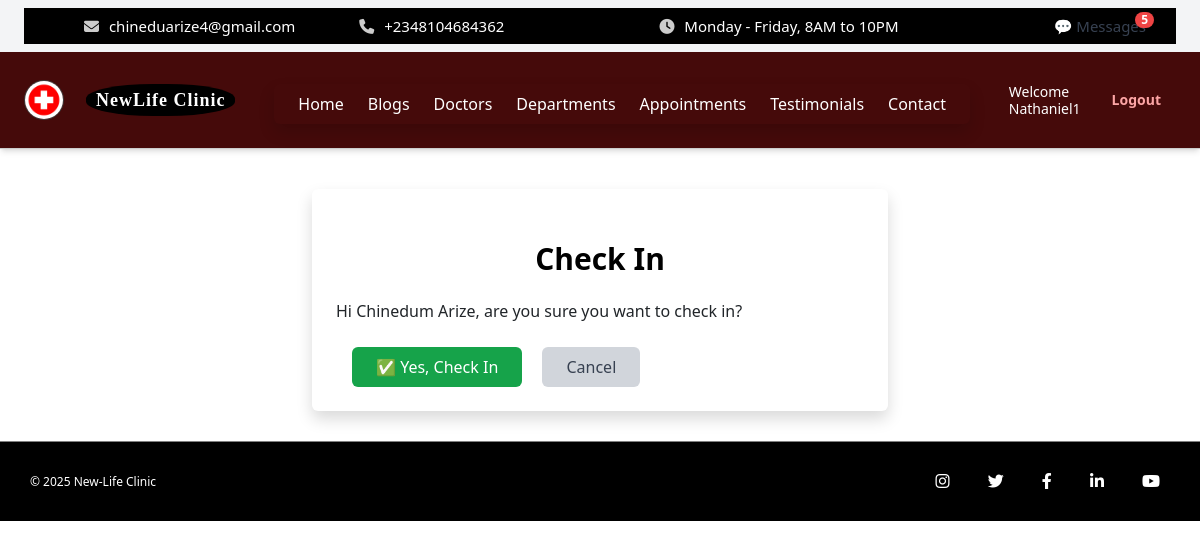
The app's page /dashboard/admin/check-in/1/ (signed in) with its own data.
### core/models.py (models this page shows, shortened)
class HeaderSettings(models.Model):
    hospital_name = models.CharField(max_length=100, default='My Hospital')
    logo = models.ImageField(upload_to='logos/', blank=True, null=True)
    menu_1 = models.CharField(max_length=50, default='Home')
    menu_2 = models.CharField(max_length=50, default='Services')
    menu_3 = models.CharField(max_length=50, default='Doctors')
    menu_4 = models.CharField(max_length=50, default='Departments')
    menu_5 = models.CharField(max_length=50, default='Appointments')
    menu_6 = models.CharField(max_length=50, default='About')
    menu_7 = models.CharField(max_length=50, default='Contact')
    email = models.EmailField(blank=True)
    phone = models.CharField(max_length=20, blank=True)
    working_hours = models.CharField(max_length=100, default="Monday - Friday, 8AM to 10PM")

class User(AbstractUser):
    ROLE_CHOICES = [
        ('admin', 'Admin'),
        ('doctor', 'Doctor'),
        ('nurse', 'Nurse'),
        ('receptionist', 'Receptionist'),
        ('pharmacist', 'Pharmacist'),
        ('labtech', 'Lab Technician'),
        ('patient', 'Patient'),
        ('cashier', 'Cashier'),
    ]
    role = models.CharField(max_length=20, choices=ROLE_CHOICES)
    def get_full_name(self):
        full_name = f"{self.first_name} {self.last_name}".strip()
        return full_name if full_name else self.username

class StaffProfile(models.Model):
    user = models.OneToOneField(User, on_delete=models.CASCADE)
    role = models.CharField(max_length=50)  # e.g., Doctor, Nurse, Lab Tech

class FooterSettings(models.Model):
    copyright_text = models.CharField(max_length=255, default="© 2025 New-Life Clinic")
    instagram_url = models.URLField(blank=True, null=True)
    twitter_url = models.URLField(blank=True, null=True)
    facebook_url = models.URLField(blank=True, null=True)
    linkedin_url = models.URLField(blank=True, null=True)
    youtube_url = models.URLField(blank=True, null=True)

### admin_panel/views.py (the view, shortened to what this page needs)
# urls.py: path('check-in/', views.check_in, name='check_in'),
@login_required
def check_in(request, user_id=None):
    if user_id:
        if not request.user.is_superuser:
            return HttpResponseForbidden("You are not allowed to check in others.")
        target_user = get_object_or_404(User, id=user_id)
    else:
        target_user = request.user
    staff = get_object_or_404(StaffProfile, user=target_user)
    today = localdate()
    return render(request, 'admin_panel/confirm_check_in.html', {'staff': staff})

### core/context_processors.py (called while the page is built)
def header_settings(request):
    try:
        settings = HeaderSettings.objects.first()
    except HeaderSettings.DoesNotExist:
        settings = None
    return {'header_settings': settings}

def footer_settings(request):
    footer = FooterSettings.objects.first()
    return {'footer_settings': footer}

def appointment_form_processor(request):
    return {
        'footer_appointment_form': AppointmentForm()
    }

def unread_message_context(request):
    context = {}
    if request.user.is_authenticated:
        unread_messages = Message.objects.filter(recipient=request.user, is_read=False)
        context['unread_count'] = unread_messages.count()
        context['unread_messages'] = unread_messages[:5]
    else:
        context['unread_count'] = 0
    unread_enquiries = Enquiry.objects.filter(is_read=False)
    context['unread_enquiry_count'] = unread_enquiries.count()
    context['unread_enquiries'] = unread_enquiries[:5]
    context['total_unread_count'] = context['unread_count'] + context['unread_enquiry_count']
    return context

def footer_form(request):
    return {
        'footer_appointment_form': AppointmentForm()
    }

### admin_panel/templates/admin_panel/confirm_check_in.html (shortened to what this page needs)
{% extends 'core/base.html' %}
{% block content %}
<div class="max-w-xl mx-auto mt-10 bg-white p-6 rounded shadow">
    <h2 class="text-2xl font-bold mb-4 text-blue-700">Check In</h2>
    <p class="mb-6">Hi {{ staff.user.get_full_name }}, are you sure you want to check in?</p>
    <form method="post" class="space-x-4">
        <button type="submit" class="bg-green-600 text-white px-4 py-2 rounded hover:bg-green-700">
            ✅ Yes, Check In
        </button>
        <a href="{% url 'admin_panel:admin_dashboard' %}" class="inline-block bg-gray-300 text-gray-700 px-4 py-2 rounded hover:bg-gray-400">
            Cancel
        </a>
    </form>
</div>
{% endblock %}

### core/templates/core/base.html (shortened to what this page needs)
<!DOCTYPE html>
<html lang="en" class="dark">
{% load static %}
{% load widget_tweaks %}
<head>
  <link rel="stylesheet" href="{% static 'core/css/style.css' %}">
  <script src="https://cdn.tailwindcss.com"></script>
  <link rel="stylesheet" href="https://cdnjs.cloudflare.com/ajax/libs/font-awesome/6.4.0/css/all.min.css">
  <link href="https://cdn.jsdelivr.net/npm/bootstrap@5.3.0/dist/css/bootstrap.min.css" rel="stylesheet">
</head>
<body>
  <div class="fixed-header bg-gray-100 px-4 py-2 text-sm">
  <div class="topbar flex flex-wrap items-center justify-between gap-4 sm:gap-0">
    <div class="topbar-left flex flex-col sm:flex-row items-start sm:items-center gap-1 sm:gap-4 flex-wrap text-center sm:text-left">
      {% if header_settings.email %}
        <span><i class="fas fa-envelope"></i> {{ header_settings.email }}</span>
      {% endif %}
      {% if header_settings.phone %}
        <span><i class="fas fa-phone"></i> {{ header_settings.phone }}</span>
      {% endif %}
    </div>
    <div class="topbar-right flex flex-col sm:flex-row items-start sm:items-center gap-1 sm:gap-4 flex-wrap text-center sm:text-left">
      {% if header_settings.working_hours %}
        <span><i class="fas fa-clock"></i> {{ header_settings.working_hours }}</span>
      {% endif %}
    </div>
    <a href="{% url 'admin_panel:inbox' %}" class="relative text-gray-700 no-print whitespace-nowrap">
      💬 Messages
      {% if total_unread_count > 0 %}
        <span class="absolute -top-1 -right-2 bg-red-500 text-white text-xs font-bold rounded-full px-1.5">
          {{ total_unread_count }}
        </span>
      {% endif %}
    </a>
  </div>
</div>
    <header class="header-bar flex items-center justify-between flex-wrap bg-red-950 p-4 shadow-md w-full gap-4 sm:gap-0">
  <div class="logo-title flex items-center space-x-3 flex-shrink-0">
    {% if header_settings.logo %}
      <img src="{{ header_settings.logo.url }}" alt="Logo" class="logo-img h-10 w-10 object-cover">
    {% else %}
      <img src="{% static 'core/img/default_logo.png' %}" alt="Default Logo" class="logo-img h-10 w-10 object-cover">
    {% endif %}
    <span class="hospital-name font-bold text-lg leading-tight text-white">
      <span class="block">{{ header_settings.hospital_name_line1|default:"NewLife Clinic" }}</span>
    </span>
  </div>
  <div class="relative flex-1 flex justify-center sm:justify-center">
    <nav id="menu-content" class="hidden sm:flex absolute sm:static top-full mt-2 sm:mt-0 bg-red-800 sm:bg-transparent shadow sm:shadow-none rounded px-4 py-2 sm:p-0 sm:rounded-none z-50 overflow-x-auto whitespace-nowrap space-x-4 sm:space-x-6">
      <a href="{% url 'landing_page' %}" class="text-white hover:text-blue-400">Home</a>
      <a href="{% url 'blogs' %}" class="text-white hover:text-blue-400">Blogs</a>
      <a href="{% url 'doctors' %}" class="text-white hover:text-blue-400">Doctors</a>
      <a href="{% url 'departments' %}" class="text-white hover:text-blue-400">Departments</a>
      <a href="{% url 'appointment' %}" class="text-white hover:text-blue-400">Appointments</a>
      <a href="{% url 'testimonials' %}" class="text-white hover:text-blue-400">Testimonials</a>
      <a href="{% url 'contact' %}" class="text-white hover:text-blue-400">Contact</a>
    </nav>
  </div>
  <div class="auth-buttons flex items-center space-x-4 flex-shrink-0 text-sm">
    {% if request.path == '/' and not request.user.is_authenticated %}
      <a href="{% url 'login' %}" class="text-blue-300 hover:underline no-print">Login</a>
    {% elif request.user.is_authenticated %}
      <span class="text-white no-print text-sm leading-tight">Welcome<br>{{ request.user.username }}</span>
      <a href="{% url 'logout' %}" class="text-red-300 hover:underline no-print">Logout</a>
    {% endif %}
  </div>
</header>
  <main>
    {% block content %}{% endblock %}
  </main>
  {% block footer %}
<div class="bottom-footer" style="min-height: 80px; margin-bottom: 20px;">
  <div class="bottom-footer-content" style="display: flex; justify-content: space-between; align-items: center; height: 100%;">
    <div class="left">
      <p>{{ footer_settings.copyright_text|default:"© 2025 New-Life Clinic" }}</p>
    </div>
    <div class="right social-icons">
      {% if footer_settings.instagram_url %}
        <a href="{{ footer_settings.instagram_url }}" target="_blank"><i class="fab fa-instagram"></i></a>
      {% endif %}
      {% if footer_settings.twitter_url %}
        <a href="{{ footer_settings.twitter_url }}" target="_blank"><i class="fab fa-twitter"></i></a>
      {% endif %}
      {% if footer_settings.facebook_url %}
        <a href="{{ footer_settings.facebook_url }}" target="_blank"><i class="fab fa-facebook-f"></i></a>
      {% endif %}
      {% if footer_settings.linkedin_url %}
        <a href="{{ footer_settings.linkedin_url }}" target="_blank"><i class="fab fa-linkedin-in"></i></a>
      {% endif %}
      {% if footer_settings.youtube_url %}
        <a href="{{ footer_settings.youtube_url }}" target="_blank"><i class="fab fa-youtube"></i></a>
      {% endif %}
    </div>
  </div>
</div>
  {% endblock %}
</body>
</html>

### core/static/core/css/style.css (style rules this page uses)
body { font-family: Arial, sans-serif; background-color: #f9fafc; color: #333; }
html { scroll-behavior: smooth; }
.header-bar { display: flex; align-items: center; justify-content: space-between; background: white; padding: 15px 30px; border-bottom: 1px solid #ccc; }
.logo-title { display: flex; align-items: center; }
.logo-img { height: 65px; margin-right: 10px; border-radius: 50%; border: 1px solid rgb(61, 60, 60); }
.hospital-name { display: inline-block; background: black; padding: 5px 10px; color: white; font-family: 'Playfair Display', serif; border-radius: 45%; font-weight: 700; letter-spacing: 1px; line-height:1.0; margin-left: 10px; }
.auth-buttons a { padding: 8px 15px; border-radius: 5px; text-decoration: none; margin-left: 10px; font-weight: 600; }
.topbar { background-color: #000; color: white; display: flex; justify-content: space-between; padding: 8px 30px; font-size: 15px; font-family: 'Segoe UI', Tahoma, Geneva, Verdana, sans-serif; }
.topbar-left span, .topbar-right span { margin-right: 30px; }
.topbar-left span { margin-left: 30px; }
.topbar i { margin-right: 6px; color: #ccc; }
.bottom-footer { width: 100%; height: 15px; background-color: black; border-top: 1px solid grey; color: white; font-size: 12px; padding: 15px 30px; box-sizing: border-box; margin-top: 30px; }
.bottom-footer-content { display: flex; justify-content: space-between; align-items: center; }
.bottom-footer .social-icons a { color: white; margin-left: 15px; font-size: 14px; transition: color 0.3s; }
.social-icons i { color: white; font-size: 16px; margin: 0 10px; transition: color 0.3s ease; }
.social-icons a { text-decoration: none; }
h2.text-2xl { text-align: center; color: #000000; margin-top: 30px; font-size: 30px }

### records on screen
HeaderSettings: email "chineduarize4@gmail.com", phone "+2348104684362", working_hours "Monday - Friday, 8AM to 10PM", logo (picture)
User: user.username "Nathaniel1"
StaffProfile: user.get_full_name "Chinedum Arize"
FooterSettings: copyright_text "© 2025 New-Life Clinic"

### other values on screen
{{ total_unread_count }} "5"
{{ header_settings.hospital_name_line1|default:"NewLife Clinic" }} "NewLife Clinic"
